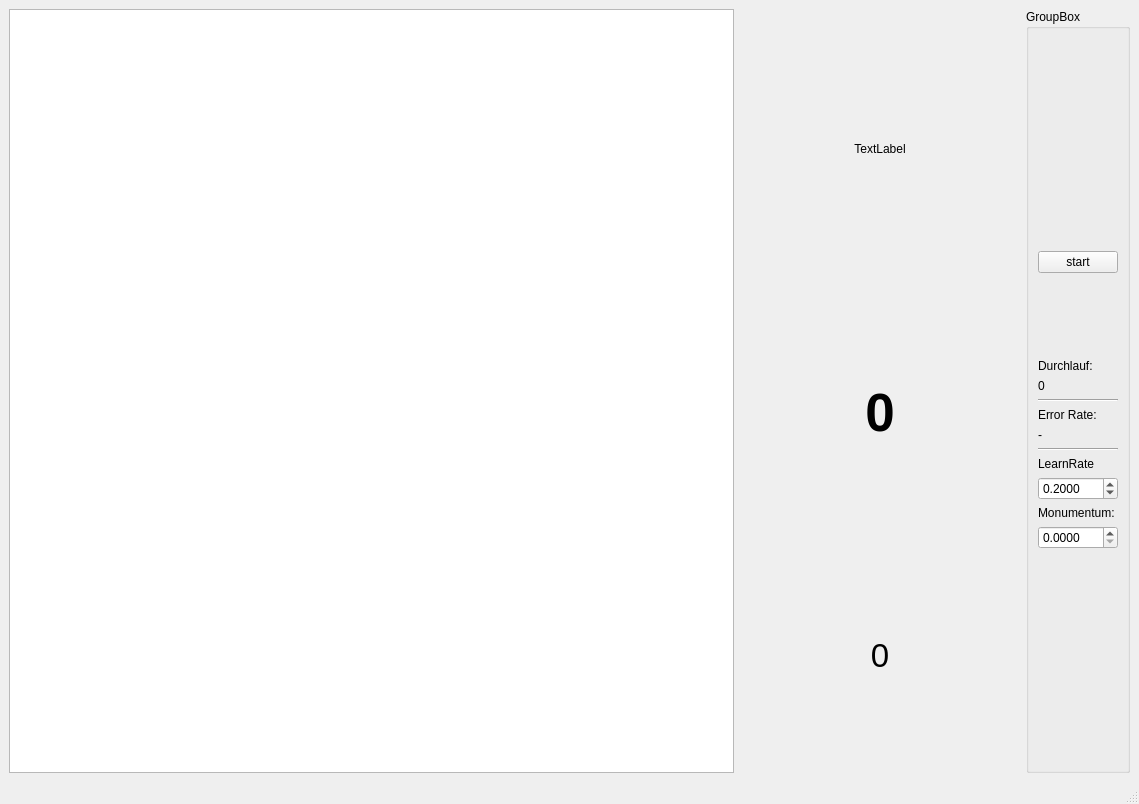
<?xml version="1.0" encoding="UTF-8"?>
<ui version="4.0">
 <class>MainWindow</class>
 <widget class="QMainWindow" name="MainWindow">
  <property name="geometry">
   <rect>
    <x>0</x>
    <y>0</y>
    <width>1139</width>
    <height>804</height>
   </rect>
  </property>
  <property name="windowTitle">
   <string>MainWindow</string>
  </property>
  <widget class="QWidget" name="centralwidget">
   <layout class="QHBoxLayout" name="horizontalLayout">
    <item>
     <widget class="QGraphicsView" name="graphicsView"/>
    </item>
    <item>
     <layout class="QVBoxLayout" name="verticalLayout_2">
      <item>
       <widget class="QLabel" name="label">
        <property name="minimumSize">
         <size>
          <width>280</width>
          <height>280</height>
         </size>
        </property>
        <property name="maximumSize">
         <size>
          <width>280</width>
          <height>280</height>
         </size>
        </property>
        <property name="text">
         <string>TextLabel</string>
        </property>
        <property name="alignment">
         <set>Qt::AlignCenter</set>
        </property>
       </widget>
      </item>
      <item>
       <widget class="QLabel" name="label_num">
        <property name="font">
         <font>
          <pointsize>40</pointsize>
          <bold>true</bold>
         </font>
        </property>
        <property name="text">
         <string>0</string>
        </property>
        <property name="alignment">
         <set>Qt::AlignCenter</set>
        </property>
       </widget>
      </item>
      <item>
       <widget class="QLabel" name="label_num_cor">
        <property name="font">
         <font>
          <pointsize>25</pointsize>
         </font>
        </property>
        <property name="text">
         <string>0</string>
        </property>
        <property name="alignment">
         <set>Qt::AlignCenter</set>
        </property>
       </widget>
      </item>
     </layout>
    </item>
    <item>
     <widget class="QGroupBox" name="groupBox">
      <property name="title">
       <string>GroupBox</string>
      </property>
      <layout class="QVBoxLayout" name="verticalLayout">
       <item>
        <spacer name="verticalSpacer">
         <property name="orientation">
          <enum>Qt::Vertical</enum>
         </property>
         <property name="sizeHint" stdset="0">
          <size>
           <width>20</width>
           <height>40</height>
          </size>
         </property>
        </spacer>
       </item>
       <item>
        <widget class="QPushButton" name="pushButtonStart">
         <property name="text">
          <string>start</string>
         </property>
        </widget>
       </item>
       <item>
        <spacer name="verticalSpacer_2">
         <property name="orientation">
          <enum>Qt::Vertical</enum>
         </property>
         <property name="sizeType">
          <enum>QSizePolicy::Fixed</enum>
         </property>
         <property name="sizeHint" stdset="0">
          <size>
           <width>20</width>
           <height>80</height>
          </size>
         </property>
        </spacer>
       </item>
       <item>
        <widget class="QLabel" name="label_5">
         <property name="text">
          <string>Durchlauf:</string>
         </property>
        </widget>
       </item>
       <item>
        <widget class="QLabel" name="label_iteration">
         <property name="text">
          <string>0</string>
         </property>
        </widget>
       </item>
       <item>
        <widget class="Line" name="line">
         <property name="orientation">
          <enum>Qt::Horizontal</enum>
         </property>
        </widget>
       </item>
       <item>
        <widget class="QLabel" name="label_3">
         <property name="text">
          <string>Error Rate:</string>
         </property>
        </widget>
       </item>
       <item>
        <widget class="QLabel" name="label_errorrrate">
         <property name="sizePolicy">
          <sizepolicy hsizetype="Preferred" vsizetype="Fixed">
           <horstretch>0</horstretch>
           <verstretch>0</verstretch>
          </sizepolicy>
         </property>
         <property name="text">
          <string>-</string>
         </property>
        </widget>
       </item>
       <item>
        <widget class="Line" name="line_2">
         <property name="orientation">
          <enum>Qt::Horizontal</enum>
         </property>
        </widget>
       </item>
       <item>
        <widget class="QLabel" name="label_2">
         <property name="text">
          <string>LearnRate</string>
         </property>
        </widget>
       </item>
       <item>
        <widget class="QDoubleSpinBox" name="doubleSpinBoxLearnRate">
         <property name="decimals">
          <number>4</number>
         </property>
         <property name="singleStep">
          <double>0.010000000000000</double>
         </property>
         <property name="value">
          <double>0.200000000000000</double>
         </property>
        </widget>
       </item>
       <item>
        <widget class="QLabel" name="label_4">
         <property name="text">
          <string>Monumentum:</string>
         </property>
        </widget>
       </item>
       <item>
        <widget class="QDoubleSpinBox" name="doubleSpinBox_Monumentum">
         <property name="decimals">
          <number>4</number>
         </property>
         <property name="singleStep">
          <double>0.010000000000000</double>
         </property>
        </widget>
       </item>
       <item>
        <spacer name="verticalSpacer_3">
         <property name="orientation">
          <enum>Qt::Vertical</enum>
         </property>
         <property name="sizeHint" stdset="0">
          <size>
           <width>20</width>
           <height>40</height>
          </size>
         </property>
        </spacer>
       </item>
      </layout>
     </widget>
    </item>
   </layout>
  </widget>
  <widget class="QMenuBar" name="menubar">
   <property name="geometry">
    <rect>
     <x>0</x>
     <y>0</y>
     <width>1139</width>
     <height>22</height>
    </rect>
   </property>
  </widget>
  <widget class="QStatusBar" name="statusbar"/>
 </widget>
 <resources/>
 <connections/>
</ui>
